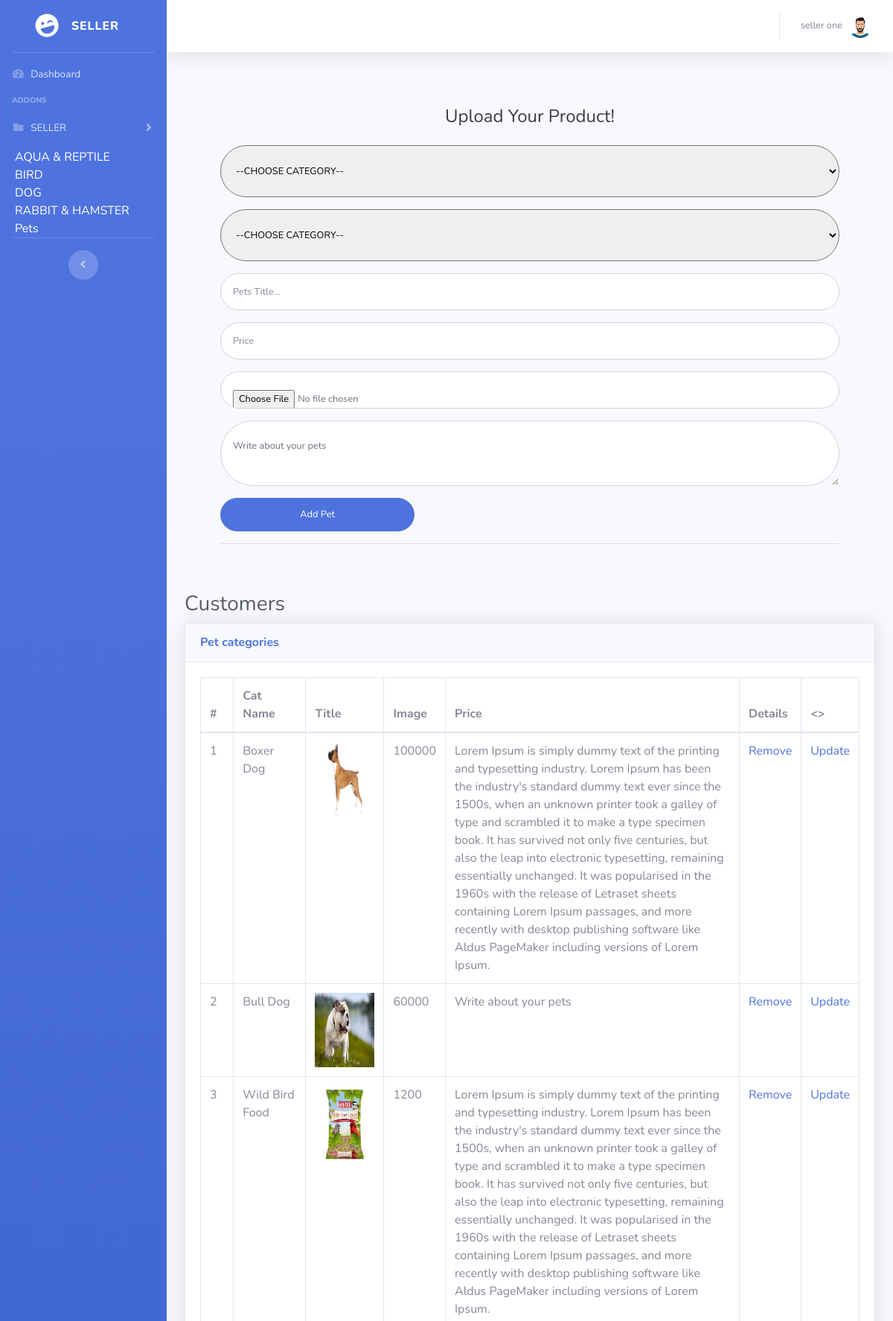
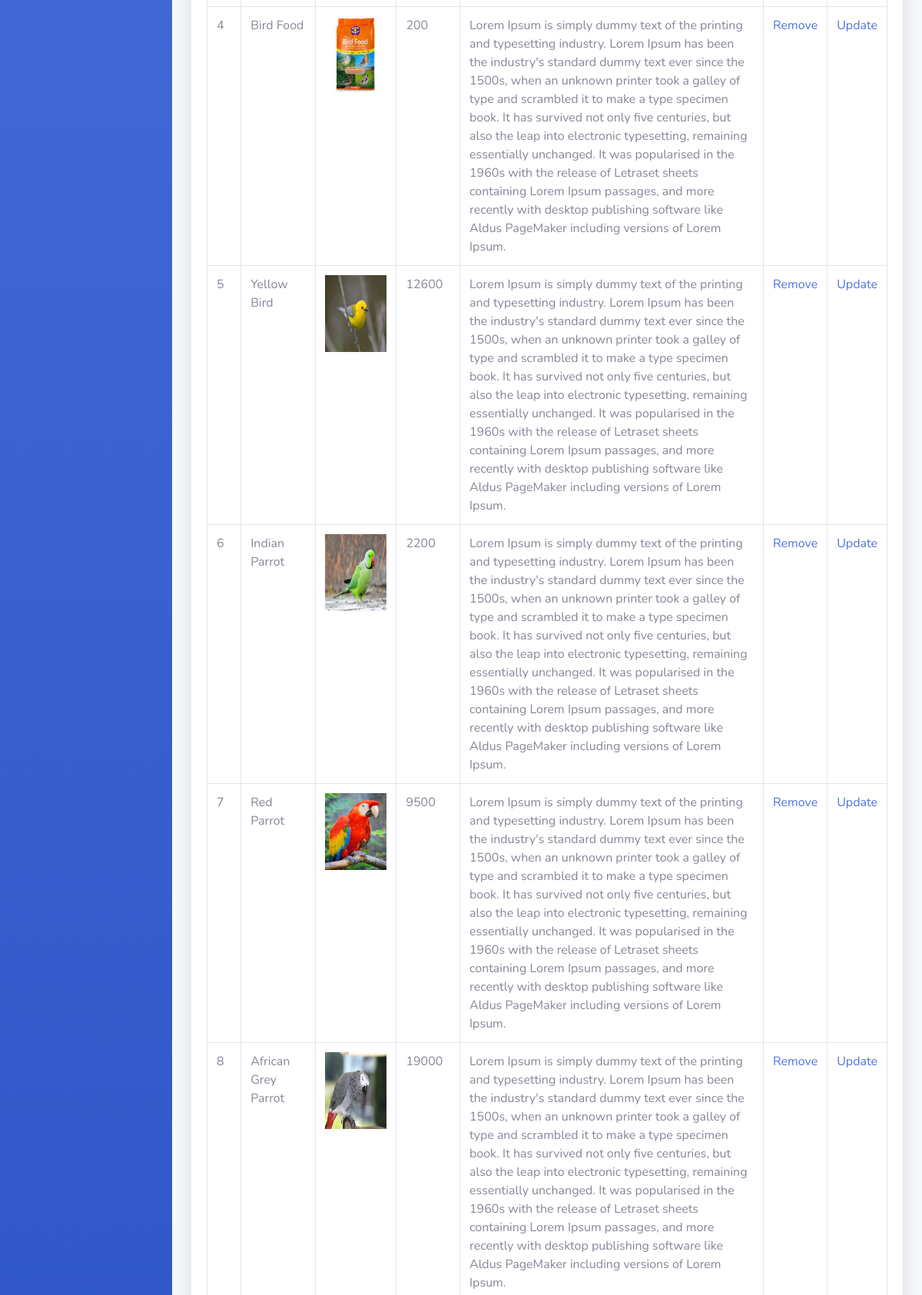
The page /admin/product.php (signed in, upper part) on the database its author committed (2 pictures, top to bottom).
### tables this page shows
CREATE TABLE `tbl_cat` (
  `cat_id` int(11) NOT NULL,
  `cat_name` varchar(300) NOT NULL
);

CREATE TABLE `tbl_product` (
  `pro_id` int(11) NOT NULL,
  `cat_id` int(11) NOT NULL,
  `sub_id` int(11) NOT NULL,
  `title` varchar(200) NOT NULL,
  `price` varchar(200) NOT NULL,
  `quantity` varchar(200) NOT NULL,
  `unit` varchar(200) NOT NULL,
  `image` varchar(300) NOT NULL,
  `details` text NOT NULL,
  `seller_id` int(11) NOT NULL,
  `hit` int(11) NOT NULL,
  `rat_hit` int(11) NOT NULL,
  `rat_avg` int(11) NOT NULL
);

### logicfiles/SessionClass.php (called while the page is built, shortened)
<?php
    class  Session{
        public static function get($key){
            if (isset($_SESSION[$key])) {
                return $_SESSION[$key];
            } else {
                return false;
            }
        }
    }
?>

### logicfiles/dbconnection.php (called while the page is built, shortened)
<?php
class DBconnection{
	public function connectDataBase(){
		$this->con = new mysqli('localhost', 'root', '','pet_shop');
	}
}
?>

### logicfiles/SelectClass.php (called while the page is built, shortened)
<?php
include_once 'dbconnection.php';
class SelectClass extends DBconnection{
	public function selectQuery($query){
		$result = $this->con->query($query) or die($this->con->error.__LINE__);
		if($result->num_rows > 0){
			return $result;
		}elseif($result->num_rows==0){
			return $result;
		} else {
			return $msg='no result found';
		}
	}
	public function selectallcat(){
		$query = "SELECT * FROM tbl_cat";
		$result = self::selectQuery($query);
		return $result;
	}
	public function selectproduct(){
			$query = "SELECT * FROM tbl_product ORDER BY pro_id DESC";
			$result = self::selectQuery($query);
			return $result;
	}
}
 ?>

### admin/product.php (the view, shortened to what this page needs)
<?php
include 'header.php';
?>
<div class="container-fluid">
           <div class="row">
              <div class="col-lg-12">
                <div class="p-5">
                  <div class="text-center">
                    <h1 class="h4 text-gray-900 mb-4">Upload Your Product!</h1>
                  </div>
              <?php
              if (isset($_GET['updatedata'])) {
                $viewdata = $select->viewproductadminbyid($_GET['updatedata']);
                if ($viewdata) {
                  while ($res = $viewdata->fetch_assoc()) {
                ?>
                <form method="post" action="" class="user" enctype="multipart/form-data">
                    <div class="form-group">
                      <select style="width: 100%;" class="form-control-user" name="cat_id">
                        <option value="<?php echo $res['cat_id']; ?>" ><?php echo $res['cat_name']; ?></option>
                        <?php
                        $cat = $select->selectallcat();
                        while ($row = $cat->fetch_assoc()) {
                          echo '<option value='.$row['cat_id'].'>'.$row['cat_name'].'</option>';}
                        ?>
                      </select>
                    </div>
                    <div class="form-group">
                      <select style="width: 100%;" class="form-control-user" name="sub_id">
                        <option value="<?php echo $res['sub_id']; ?>" ><?php echo $res['sub_name']; ?>
                        <?php
                        $cat = $select->selectallsub();
                        while ($row = $cat->fetch_assoc()) {
                          echo '<option value='.$row['sub_id'].'>'.$row['sub_name'].'</option>';}
                        ?>
                      </select>
                    </div>
                    <div class="form-group">
                      <input type="title" name="title" class="form-control form-control-user" value="<?php echo $res['title']; ?>">
                    </div>
                    <div class="form-group">
                      <input type="text" name="price" class="form-control form-control-user"  value="<?php echo $res['price']; ?>">
                    </div>
                    <div class="form-group">
                      <input type="hidden" name="quantity" class="form-control form-control-user"  value="<?php echo $res['quantity']; ?>">
                    </div>
                   <div class="form-group">
                      <input type="file" name="image" class="form-control form-control-user">
                      <img style="width: 100px; height: 100px;" src="../<?php echo $res['image']; ?>">
                    </div>
                 <div class="form-group">
                      <textarea name="details" class="form-control form-control-user"><?php echo $res['details']; ?></textarea>
                    </div>
                    <div class="row">
                      <div class="col-sm-4">
                    <input class="btn btn-primary btn-user btn-block" type="submit" name="update" value="Add Pet">
                      </div>
                    </div>
                    <hr>
                  </form>
              <?php } } }else{ ?>
                  <form method="post" action="" class="user" enctype="multipart/form-data">
                    <div class="form-group">
                      <select style="width: 100%;" id="pet_id" class="form-control-user" name="cat_id">
                      	<option>--CHOOSE CATEGORY--</option>
                      </select>
                    </div>
                    <div class="form-group">
                      <select style="width: 100%;" class="form-control-user" id="subpet" name="sub_id">
                        <option>--CHOOSE CATEGORY--</option>
                      </select>
                    </div>
                    <div class="form-group">
                      <input type="title" name="title" class="form-control form-control-user"  placeholder="Pets Title...">
                    </div>
                    <div class="form-group">
                      <input type="text" name="price" class="form-control form-control-user"  placeholder="Price">
                    </div>
					         <div class="form-group">
                      <input type="file" name="image" class="form-control form-control-user">
                    </div>
					       <div class="form-group">
                      <textarea name="details" class="form-control form-control-user">Write about your pets</textarea>
                    </div>
                    <div class="row">
                      <div class="col-sm-4">
                    <input class="btn btn-primary btn-user btn-block" type="submit" name="pet" value="Add Pet">
                      </div>
                    </div>
                    <hr>
                    </form>
                <?php } ?>
                </div>
              </div>
            </div>
          <h1 class="h3 mb-2 text-gray-800">Customers</h1>
          <div class="card shadow mb-4">
            <div class="card-header py-3">
              <h6 class="m-0 font-weight-bold text-primary"> Pet categories</h6>
            </div>
            <div class="card-body">
              <div class="table-responsive">
                <table class="table table-bordered" id="dataTable" width="100%" cellspacing="0">
                  <thead>
                    <tr>
                      <th>#</th>
                      <th>Cat Name</th>
                      <th>Title</th>
                      <th>Image</th>
                      <th>Price</th>
                      <th>Details</th>
                      <th><></th>
                    </tr>
                  </thead>
                  <tbody>
                    <?php
                    if (isset($_GET['customer'])) {
                      $foodview = $select->selectproductcustomer($_GET['customer']);
                    }else{
                        $foodview = $select->selectproduct();
                    }
                      if ($foodview) {
                        $a=0;
                          while ($row = $foodview->fetch_assoc()) {
                            $a++;
                     ?>
                    <tr>
                      <td><?php echo $a; ?></td>
                      <td><?php echo $row['title']; ?></td>
                      <td><img style="height: 100px; width: 80px;" src="../<?php echo $row['image']; ?>"></td>
                      <td><?php echo $row['price']; ?></td>
                      <td><?php echo $row['details']; ?></td>
                      <td><a href="?removedata=<?php echo $row['pro_id'];?>">Remove</a></td>
                      <td><a href="?updatedata=<?php echo $row['pro_id'];?>">Update</a></td>
                    </tr>
               <?php } } ?>
                  </tbody>
                </table>
              </div>
            </div>
          </div>
        </div>
      </div>
<?php include 'footer.php'; ?>

### admin/header.php (shortened to what this page needs)
  <?php
  include_once '../logicfiles/SelectClass.php';
  include_once '../logicfiles/Login.php';
  $select = new SelectClass();
  include_once '../logicfiles/SessionClass.php';
  $seller_name = Session::get('seller_name');
  $seller_image = Session::get('seller_image');
  $admin = Session::get('admin');
  ?>
<!DOCTYPE html>
<html lang="en">
<head>
  <link href="vendor/fontawesome-free/css/all.min.css" rel="stylesheet" type="text/css">
  <link href="css/sb-admin-2.min.css" rel="stylesheet">
  <link href="vendor/datatables/dataTables.bootstrap4.min.css" rel="stylesheet">
</head>
<body id="page-top">
  <div id="wrapper">
    <ul class="navbar-nav bg-gradient-primary sidebar sidebar-dark accordion" id="accordionSidebar">
      <a class="sidebar-brand d-flex align-items-center justify-content-center" href="index.php">
        <div class="sidebar-brand-icon rotate-n-15">
          <i class="fas fa-laugh-wink"></i>
        </div>
         <?php if ($admin == 'admin') {
        ?>
        <div class="sidebar-brand-text mx-3">Admin</div>
      <?php }else{ ?>
        <div class="sidebar-brand-text mx-3">SELLER</div>
      <?php } ?>
      </a>
      <hr class="sidebar-divider my-0">
      <li class="nav-item">
        <a class="nav-link" href="index.php">
          <i class="fas fa-fw fa-tachometer-alt"></i>
          <span>Dashboard</span></a>
      </li>
      <?php if ($admin == 'admin') {
        ?>
      <hr class="sidebar-divider">
      <div class="sidebar-heading">
        Interface
      </div>
<!--       <li class="nav-item">
        <a class="nav-link collapsed" href="#" data-toggle="collapse" data-target="#collapseTwo" aria-expanded="true" aria-controls="collapseTwo">
          <i class="fas fa-fw fa-cog"></i>
          <span>Components</span>
        </a>
        <div id="collapseTwo" class="collapse" aria-labelledby="headingTwo" data-parent="#accordionSidebar">
          <div class="bg-white py-2 collapse-inner rounded">
            <h6 class="collapse-header">Custom Components:</h6>
            <a class="collapse-item" href="buttons.html">Buttons</a>
            <a class="collapse-item" href="cards.html">Cards</a>
          </div>
        </div>
      </li> -->
      <li class="nav-item">
        <a class="nav-link collapsed" href="#" data-toggle="collapse" data-target="#collapseUtilities" aria-expanded="true" aria-controls="collapseUtilities">
          <i class="fas fa-fw fa-wrench"></i>
          <span>Monitoring</span>
        </a>
        <div id="collapseUtilities" class="collapse" aria-labelledby="headingUtilities" data-parent="#accordionSidebar">
          <div class="bg-white py-2 collapse-inner rounded">
            <h6 class="collapse-header">CustomerS & Seller :</h6>
            <a class="collapse-item" href="customerprofile.php">Customer Profile</a>
            <a class="collapse-item" href="sellerprofile.php">Seller Profile</a>
            <a class="collapse-item" href="confirmtable.php">Confirm now</a>
          </div>
        </div>
      </li>
      <hr class="sidebar-divider">
    <?php }else{ ?>
      <div class="sidebar-heading">
        Addons
      </div>
      <li class="nav-item">
        <a class="nav-link collapsed" href="#" data-toggle="collapse" data-target="#collapsePages" aria-expanded="true" aria-controls="collapsePages">
          <i class="fas fa-fw fa-folder"></i>
          <span>SELLER</span>
        </a>
      </li>
       <div class="dropdown">
            <?php
                                      $foodview = $select->selectallcat();
                                    if ($foodview) {
                                        while ($row = $foodview->fetch_assoc()) {
                                  ?>
                        <li>
                            <a style="color: #fff; margin-left: 20px;margin-top: 5px;" data-toggle="dropdown" dclass="dropdown-toggle" href="#"><span class="key"><?php echo $row['cat_name']; ?><?php  $row['cat_id']; ?> </span><b class="caret"></b></a>
                      </li>
                                <?php  } } ?>
        </div>
          <hr class="sidebar-divider">
        <?php } if ($admin == 'admin') {
         ?>
<div class="sidebar-heading">
        Other
      </div>
      <li class="nav-item">
        <?php if ($flag==0 ) { ?>
        <a class="nav-link" href="adminprofile.php">
          <i class="fas fa-fw fa-chart-area"></i>
          <span>Admin Profile</span></a>
        <?php } ?>
        <a class="nav-link" href="createcat.php">
          <i class="fas fa-fw fa-chart-area"></i>
          <span>Categories</span></a>
          <a class="nav-link" href="product.php">
          <i class="fas fa-fw fa-chart-area"></i>
          <span>Product Table</span></a>
      </li>
      <hr class="sidebar-divider d-none d-md-block">
    <?php } ?>
      <div class="text-center d-none d-md-inline">
        <button class="rounded-circle border-0" id="sidebarToggle"></button>
      </div>
    </ul>
    <div id="content-wrapper" class="d-flex flex-column">
      <div id="content">
        <nav class="navbar navbar-expand navbar-light bg-white topbar mb-4 static-top shadow">
          <ul class="navbar-nav ml-auto">
            <li class="nav-item dropdown no-arrow">
              <a class="nav-link dropdown-toggle" href="#" id="userDropdown" role="button" data-toggle="dropdown" aria-haspopup="true" aria-expanded="false">
                <span class="mr-2 d-none d-lg-inline text-gray-600 small"><?php echo $seller_name;?></span>
                <img class="img-profile rounded-circle" src="../<?php echo $seller_image;?>">
              </a>
            </li>
          </ul>
        </nav>

### rows shown on the page
tbl_cat: cat_name "AQUA & REPTILE"
tbl_cat: cat_name "BIRD"
tbl_cat: cat_name "DOG"
tbl_cat: cat_name "RABBIT & HAMSTER"
tbl_cat: cat_name "Pets"
tbl_product: title "Boxer Dog", image (picture), price "100000", details "Lorem Ipsum is simply dummy text of the printing and typesetting industry. Lorem Ipsum has been the industry's standard dummy text ever since the 1500s, when an unknown printer took a galley of type and scrambled it to make a type specimen book. It has survived not only five centuries, but also the leap into electronic typesetting, remaining essentially unchanged. It was popularised in the 1960s with the release of Letraset sheets containing Lorem Ipsum passages, and more recently with desktop publishing software like Aldus PageMaker including versions of Lorem Ipsum."
tbl_product: title "Bull Dog", image (picture), price "60000", details "Write about your pets"
tbl_product: title "Wild Bird Food", image (picture), price "1200", details "Lorem Ipsum is simply dummy text of the printing and typesetting industry. Lorem Ipsum has been the industry's standard dummy text ever since the 1500s, when an unknown printer took a galley of type and scrambled it to make a type specimen book. It has survived not only five centuries, but also the leap into electronic typesetting, remaining essentially unchanged. It was popularised in the 1960s with the release of Letraset sheets containing Lorem Ipsum passages, and more recently with desktop publishing software like Aldus PageMaker including versions of Lorem Ipsum."
tbl_product: title "Bird Food", image (picture), price "200", details "Lorem Ipsum is simply dummy text of the printing and typesetting industry. Lorem Ipsum has been the industry's standard dummy text ever since the 1500s, when an unknown printer took a galley of type and scrambled it to make a type specimen book. It has survived not only five centuries, but also the leap into electronic typesetting, remaining essentially unchanged. It was popularised in the 1960s with the release of Letraset sheets containing Lorem Ipsum passages, and more recently with desktop publishing software like Aldus PageMaker including versions of Lorem Ipsum."
tbl_product: title "Yellow Bird", image (picture), price "12600", details "Lorem Ipsum is simply dummy text of the printing and typesetting industry. Lorem Ipsum has been the industry's standard dummy text ever since the 1500s, when an unknown printer took a galley of type and scrambled it to make a type specimen book. It has survived not only five centuries, but also the leap into electronic typesetting, remaining essentially unchanged. It was popularised in the 1960s with the release of Letraset sheets containing Lorem Ipsum passages, and more recently with desktop publishing software like Aldus PageMaker including versions of Lorem Ipsum."
tbl_product: title "Indian Parrot", image (picture), price "2200", details "Lorem Ipsum is simply dummy text of the printing and typesetting industry. Lorem Ipsum has been the industry's standard dummy text ever since the 1500s, when an unknown printer took a galley of type and scrambled it to make a type specimen book. It has survived not only five centuries, but also the leap into electronic typesetting, remaining essentially unchanged. It was popularised in the 1960s with the release of Letraset sheets containing Lorem Ipsum passages, and more recently with desktop publishing software like Aldus PageMaker including versions of Lorem Ipsum."
tbl_product: title "Red Parrot", image (picture), price "9500", details "Lorem Ipsum is simply dummy text of the printing and typesetting industry. Lorem Ipsum has been the industry's standard dummy text ever since the 1500s, when an unknown printer took a galley of type and scrambled it to make a type specimen book. It has survived not only five centuries, but also the leap into electronic typesetting, remaining essentially unchanged. It was popularised in the 1960s with the release of Letraset sheets containing Lorem Ipsum passages, and more recently with desktop publishing software like Aldus PageMaker including versions of Lorem Ipsum."
tbl_product: title "African Grey Parrot", image (picture), price "19000", details "Lorem Ipsum is simply dummy text of the printing and typesetting industry. Lorem Ipsum has been the industry's standard dummy text ever since the 1500s, when an unknown printer took a galley of type and scrambled it to make a type specimen book. It has survived not only five centuries, but also the leap into electronic typesetting, remaining essentially unchanged. It was popularised in the 1960s with the release of Letraset sheets containing Lorem Ipsum passages, and more recently with desktop publishing software like Aldus PageMaker including versions of Lorem Ipsum."

### other values the page prints
$seller_name "seller one"
